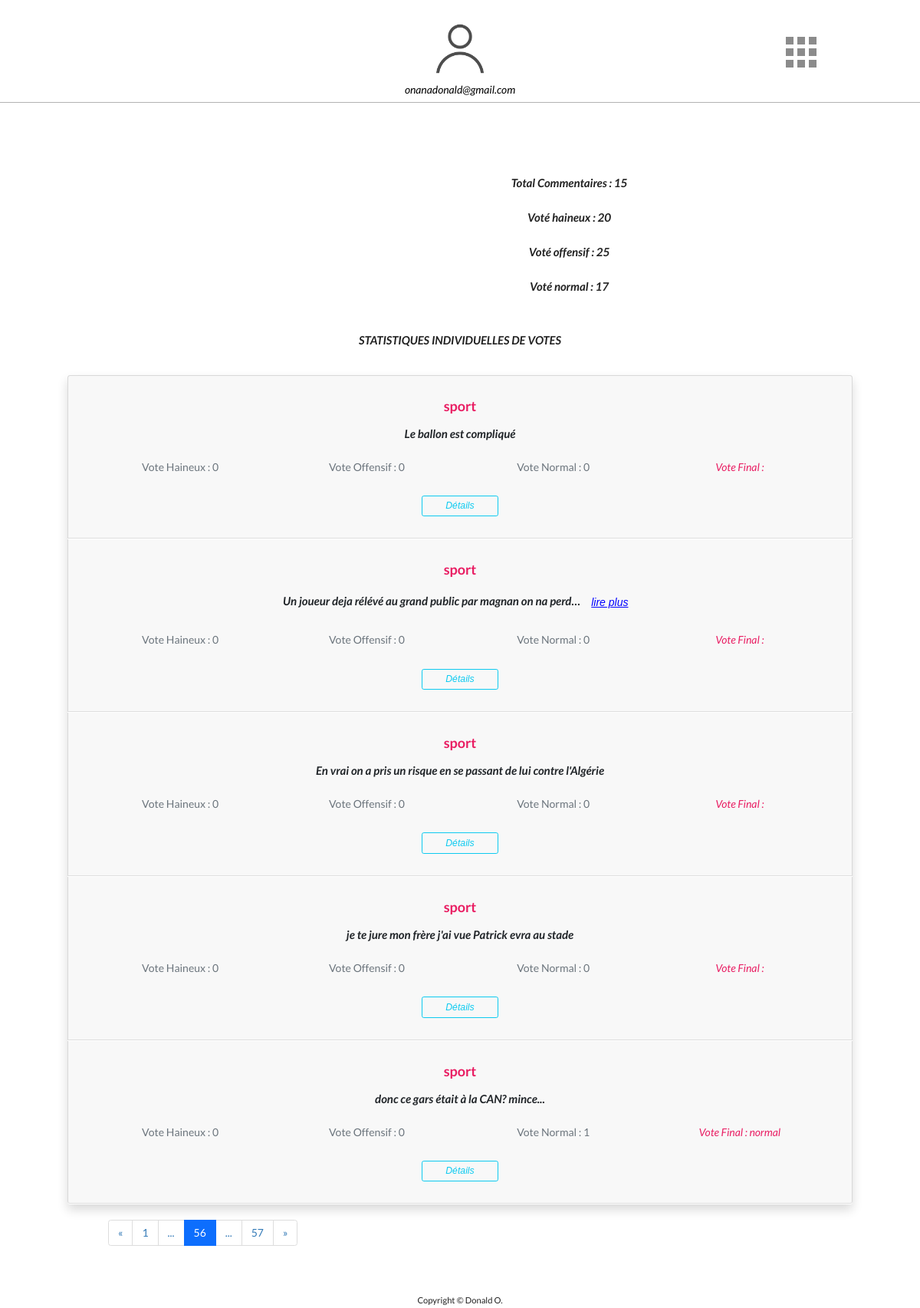
Screenshot of /list_result?page=56 (signed in) with the database file from the repository.
### AppAuth/models.py (models this page shows, shortened)
class User(AbstractUser):
    is_email_verified = models.BooleanField(default=False)
    commentaires = models.ManyToManyField(Comment, related_name='commentaires', through='comments')
    index = models.IntegerField(default = 1)

### AppComments/models.py (models this page shows, shortened)
class Comment(models.Model):
	CAT = (
    ('politique', 'politique'),
    ('sport', 'sport'),
    ('social', 'social'),
    ('Autre', 'Autre'),
    )
	categorie = models.CharField(max_length=25, choices=CAT, default="social")
	post_titre = models.CharField(max_length=25,  blank=True, null = True)
	post_img = models.CharField(max_length=25,  blank=True, null = True)
	post_url = models.CharField(max_length=25)
	texte = models.TextField(unique = True)
	haineux = models.IntegerField(default = 0)
	offensif = models.IntegerField(default = 0)
	non_offensif = models.IntegerField(default = 0)
	vote_final =  models.CharField(max_length=25, default="")
	file_name = models.CharField(max_length=25,  blank=True, null = True)
	publied_at = models.DateTimeField(default = timezone.now)

### AppComments/views.py (the view)
# urls.py: path("list_result", views.ListResult, name='list_result'),
@login_required
def ListResult(request):
    comments_list = Comment.objects.get_queryset().order_by('id')
    paginator = Paginator(comments_list, 5)
    request.user.save()
    page = request.GET.get('page', 1)
    try:
        comments = paginator.page(page)
    except PageNotAnInteger:
        comments = paginator.page(page)
    except EmptyPage:
        comments = paginator.page(paginator.num_pages)
    context = {'comments': comments}
    var = Comment.objects.all().aggregate(Sum('haineux'))
    context['haineux__sum'] = var['haineux__sum']
    var = Comment.objects.all().aggregate(Sum('offensif'))
    context['offensif__sum'] = var['offensif__sum']
    var = Comment.objects.all().aggregate(Sum('non_offensif'))
    context['non_offensif__sum'] = var['non_offensif__sum']
    nbr_cat = Comment.objects.values('categorie').annotate(Count('categorie'))
    context['nbr_cat'] = len(nbr_cat)
    context['nbr_texte'] = len(comments_list)
    return render(request, 'AppComments/ListResult.html', context)

### templates/AppComments/ListResult.html (shortened to what this page needs)
{% extends '_partials/base.html' %}
{% load static %}
{% block content %}
{% include '_partials/header.html' %}
<div class="container">
 {% include '_partials/UserStats.html' %}
  <div class="row d-flex align-items-center justify-content-center  " style="margin-bottom: 10px; margin-top: 50px;">
    <div class="col-lg-12  align-self-center">
    <h4 class="font-italic"  style="display: inline;"> STATISTIQUES INDIVIDUELLES DE VOTES </h4>
    </div>
  </div>
{% if comments %}
 <div class="row" style="margin-top: 35px;">
        <div class="col-lg-11 mx-auto">
            <ul class="list-group shadow">
                 {% for comment in comments %}
                <li class="list-group-item" style=" border-bottom: 1px solid rgba(0, 0, 0, 0.1); margin-bottom: 1px; background-color: rgb(248, 248, 248); " >
                    <div class="media align-items-lg-center flex-column flex-lg-row p-4">
                        <div class="media-body order-2 order-lg-1 text-center">
                            <h3 class="mt-0  mb-3 " style="color: #E91E63;">{{comment.categorie}}</h3>
                            <p class="font-italic mb-0 font-weight-bold" style="font-size: 15px;">
                              {% if comment.texte|length|get_digit:"-1" > 80 %}
                                {{comment.texte|truncatechars:60}}
                                <button type="button" class="btn btn-link btrm " style="color: blue;"
                                onclick='LirePlus( "{{comment.texte}}" , "{{comment.categorie}}",  );'>
                                  lire plus
                                </button>
                              {% else %}
                                {{comment.texte}}
                              {% endif %}
                            </p>
                            <div class="d-flex align-items-center row row-cols-1 row-cols-md-2 row-cols-lg-4  mt-4"  >
                                <div class="col align-self-center">
                                   <h6 class="text-muted my-1 "  >Vote Haineux : {{comment.haineux}}</h6>
                                </div>
                                <div class="col mx-auto">
                                   <h6 class="text-muted my-1"  >Vote Offensif : {{comment.offensif}}</h6>
                                </div>
                                <div class="col mx-auto">
                                   <h6 class="text-muted my-1"  >Vote Normal : {{comment.non_offensif}}</h6>
                                </div>
                                <div class="col mx-auto">
                                   <h6 class="  my-1 font-italic" style="color: #E91E63;">Vote Final : {{comment.vote_final}}</h6>
                                </div>
                                <div class="col mx-auto" style="margin-top: 25px;">
                                  <button type="button" class="btn btn-sm btn-outline-info font-italic"  style="width: 45%"
                                   onclick='detail(  "{{comment.texte}}" ,
                                      "{{comment.id}}",
                                    "{{comment.post_titre}}",
                                    "{{comment.post_url}}",
                                    "{{comment.categorie}}",  );'>
                                      Détails
                                    </button>
                                </div>
                            </div>
                    </div>
                </li>
        {% endfor %}
            </ul>
        </div>
    </div>
{% include '_partials/indexation.html' %}
 {% endif %}
</div>
{% endblock content %}

### templates/_partials/header.html (shortened to what this page needs)
{% load static %}
<div class="container-fluid"  >
    <div class=" row " style="padding-bottom: 6px;  border-bottom: 1px solid rgba(0, 0, 0, 0.3);">
      <div class="col-lg-3 align-self-center"> </div>
      <div class="col-lg-6 align-self-center"  >
        <img src={% static 'img/user.png' %} style="width: 15%"> <br>
        <p class="leade font-italic" style="color: black">{{user.email}}</p>
      </div>
      <div class="col-lg-3 align-self-center" id="thegrid"  >
        <div class="dropdown" >
        <div id="grid-one" class="icon" role="button" id="dropdownMenuLink" data-toggle="dropdown" aria-haspopup="true"   aria-expanded="false">
        <span></span>
        </div>
        </div>
      </div>
    </div>
</div>

### Camset/static/css/AppComments/Styles.css (style rules this page uses)
.container-fluid .row { margin-top: 20px; margin-bottom: 65px; color: white; }
.align-self-center { display: table-cell; text-align: center; vertical-align: middle; }
.icon { margin:0 auto; height:50px; width:70px; position:relative; cursor:pointer; }
#grid-one { height:70px; }
#grid-one span { display:block; position:absolute; width:10px; height:10px; top:50%; left:50%; margin:-10px 0 0 -10px; background:#8b8b8b; box-shadow: -15px -15px 0 #8b8b8b, -15px 0 0 #8b8b8b, -15px 15px 0 #8b8b8b, 0 -15px 0 #8b8b8b, 0 15px 0 #8b8b8b, 15px -15px 0 #8b8b8b, 15px 0 0 #8b8b8b, 15px 15px 0 #8b8b8b ; }
#grid-one span:before { content:''; display:block; position:absolute; top:0; left:0; height:100%; width:100%; background:#8b8b8b; }

### rows the page displays
User: email "onanadonald@gmail.com"
Comment: categorie "sport", texte "Le ballon est compliqué", haineux "0", offensif "0", non_offensif "0"
Comment: categorie "sport", texte "Un joueur deja rélévé au grand public par magnan on na perd…", haineux "0", offensif "0", non_offensif "0"
Comment: categorie "sport", texte "En vrai on a pris un risque en se passant de lui contre l'Algérie", haineux "0", offensif "0", non_offensif "0"
Comment: categorie "sport", texte "je te jure mon frère j'ai vue Patrick evra au stade", haineux "0", offensif "0", non_offensif "0"
Comment: categorie "sport", texte "donc ce gars était à la CAN? mince...", haineux "0", offensif "0", non_offensif "1", vote_final "normal"

### other values shown
{{ 1 }} "1"
{{ comments.number }} "56"
{{ comments.paginator.num_pages }} "57"
